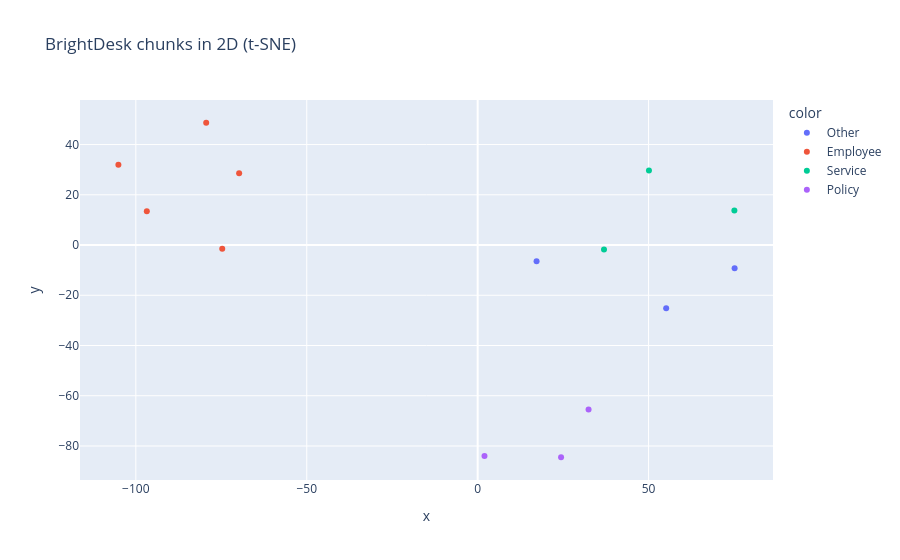

The notebook cell saved with this chart:
### Code cell
import numpy as np
from sklearn.manifold import TSNE
import plotly.express as px
import nbformat
print(nbformat.__version__)

data = vectorstore._collection.get(include=["embeddings", "metadatas"])

vectors = np.array(data["embeddings"])
titles = []
categories = []
for meta in data["metadatas"]:
    section = meta["section"]
    titles.append(section)
    if ":" in section:
        categories.append(section.split(":")[0])
    else:
        categories.append("Other")

print("Vectors shape:", vectors.shape)

tsne = TSNE(n_components=2, perplexity=5, random_state=42)
points = tsne.fit_transform(vectors)

fig = px.scatter(
    x=points[:, 0],
    y=points[:, 1],
    color=categories,
    hover_name=titles,
    title="BrightDesk chunks in 2D (t-SNE)",
)
fig.show()

### Figure 1 — Plotly figure (JSON) as saved in the notebook; plotly's stock layout.template omitted (floating-point values rounded to 4 significant figures)
{"data": [{"hovertemplate": "<b>%{hovertext}</b><br><br>color=Other<br>x=%{x}<br>y=%{y}<extra></extra>", "hovertext": ["Company Overview", "Support Hours and Response Times", "Frequently Asked Questions"], "legendgroup": "Other", "marker": {"color": "#636efa", "symbol": "circle"}, "mode": "markers", "name": "Other", "orientation": "v", "showlegend": true, "type": "scatter", "x": [17.23, 75.17, 55.14], "xaxis": "x", "y": [-6.46, -9.288, -25.15], "yaxis": "y"}, {"hovertemplate": "<b>%{hovertext}</b><br><br>color=Employee<br>x=%{x}<br>y=%{y}<extra></extra>", "hovertext": ["Employee: Priya Patel", "Employee: Rahul Patel", "Employee: Emma Clarke", "Employee: Daniel Hughes", "Employee: Sophie Wright"], "legendgroup": "Employee", "marker": {"color": "#EF553B", "symbol": "circle"}, "mode": "markers", "name": "Employee", "orientation": "v", "showlegend": true, "type": "scatter", "x": [-105.1, -96.79, -69.78, -74.72, -79.42], "xaxis": "x", "y": [31.95, 13.46, 28.56, -1.447, 48.69], "yaxis": "y"}, {"hovertemplate": "<b>%{hovertext}</b><br><br>color=Service<br>x=%{x}<br>y=%{y}<extra></extra>", "hovertext": ["Service: DeskCare", "Service: CloudGuard", "Service: SecureStart"], "legendgroup": "Service", "marker": {"color": "#00cc96", "symbol": "circle"}, "mode": "markers", "name": "Service", "orientation": "v", "showlegend": true, "type": "scatter", "x": [36.96, 75.11, 50.11], "xaxis": "x", "y": [-1.749, 13.75, 29.65], "yaxis": "y"}, {"hovertemplate": "<b>%{hovertext}</b><br><br>color=Policy<br>x=%{x}<br>y=%{y}<extra></extra>", "hovertext": ["Policy: Passwords", "Policy: Laptops and Devices", "Policy: Remote Access (VPN)"], "legendgroup": "Policy", "marker": {"color": "#ab63fa", "symbol": "circle"}, "mode": "markers", "name": "Policy", "orientation": "v", "showlegend": true, "type": "scatter", "x": [32.45, 1.996, 24.4], "xaxis": "x", "y": [-65.43, -84.03, -84.49], "yaxis": "y"}], "layout": {"legend": {"title": {"text": "color"}, "tracegroupgap": 0}, "title": {"text": "BrightDesk chunks in 2D (t-SNE)"}, "xaxis": {"anchor": "y", "domain": [0, 1], "title": {"text": "x"}}, "yaxis": {"anchor": "x", "domain": [0, 1], "title": {"text": "y"}}}}
